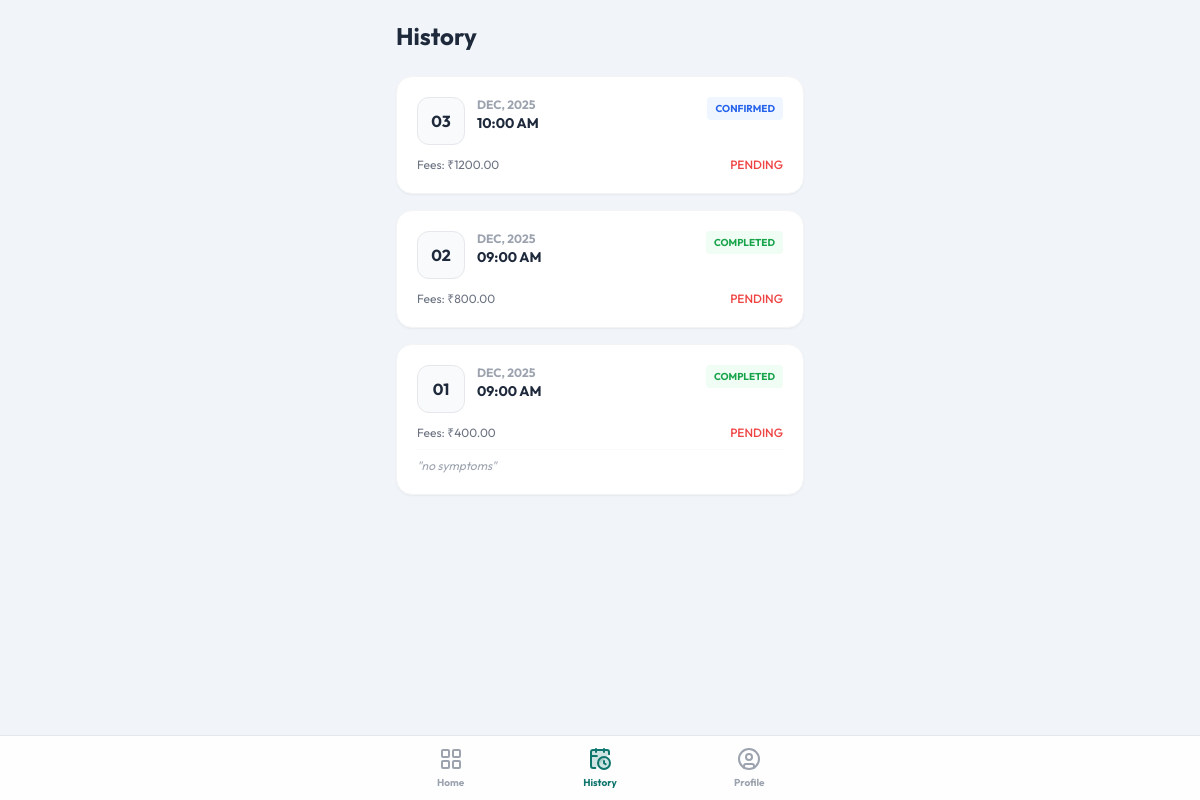
Page /appointments/recent/ (signed in) on the earlier database version.
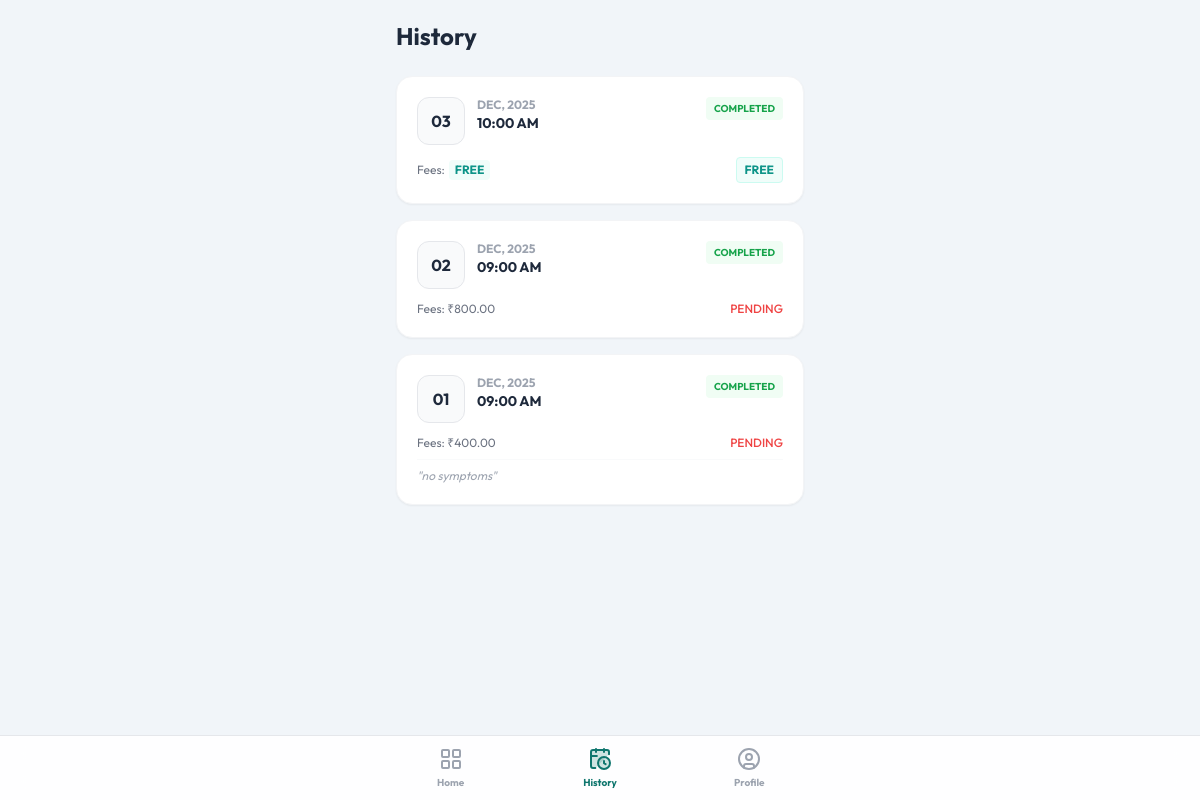
Same page on the later database version.
### appointments/models.py (models this page shows, shortened)
class Appointment(models.Model):
    STATUS_CHOICES = [
        ('PENDING', 'Pending'),
        ('CONFIRMED', 'Confirmed'),
        ('COMPLETED', 'Completed'),
        ('CANCELLED', 'Cancelled'),
    ]
    PAYMENT_STATUS_CHOICES = [
        ('PENDING', 'Pending'),
        ('PAID', 'Paid'),
        ('FAILED', 'Failed'),
    ]
    BOOKING_SOURCE_CHOICES = [
        ('PATIENT', 'Patient'),
        ('DOCTOR', 'Doctor'),
    ]
    patient = models.ForeignKey(Patient, on_delete=models.CASCADE, related_name='appointments')
    slot = models.ForeignKey(DailySlot, on_delete=models.CASCADE, related_name='appointments')
    status = models.CharField(max_length=20, choices=STATUS_CHOICES, default='CONFIRMED') # Default confirmed for patient booking
    payment_status = models.CharField(max_length=20, choices=PAYMENT_STATUS_CHOICES, default='PENDING')
    booking_source = models.CharField(max_length=10, choices=BOOKING_SOURCE_CHOICES, default='PATIENT')
    symptoms = models.TextField(blank=True, null=True)
    fee = models.DecimalField(max_digits=10, decimal_places=2, null=True, blank=True)
    is_free = models.BooleanField(default=False)
    razorpay_order_id = models.CharField(max_length=100, null=True, blank=True)
    razorpay_payment_id = models.CharField(max_length=100, null=True, blank=True)
    razorpay_signature = models.CharField(max_length=200, null=True, blank=True)
    created_at = models.DateTimeField(auto_now_add=True)
    updated_at = models.DateTimeField(auto_now=True)

class DailySlot(models.Model):
    date = models.DateField()
    time = models.TimeField()
    capacity = models.PositiveIntegerField(default=1)
    booked_count = models.PositiveIntegerField(default=0)
    is_active = models.BooleanField(default=True)
    class Meta:
        unique_together = ('date', 'time')
        ordering = ['date', 'time']

### appointments/views.py (the view)
# urls.py: path('recent/', views.recent_appointments, name='recent'),
@login_required
def recent_appointments(request):
    patient = request.user.patient
    history = Appointment.objects.filter(patient=patient).order_by('-slot__date', '-slot__time')
    context = {
        'appointments': history,
        'active_tab': 'recent'
    }
    return render(request, 'appointments/recent.html', context)

### templates/appointments/recent.html
{% extends 'appointments/base_mobile.html' %}
{% block content %}
<div class="p-5 max-w-md mx-auto">
    <h1 class="text-2xl font-bold text-secondary mb-6">History</h1>
    {% if appointments %}
    <div class="space-y-4">
        {% for appt in appointments %}
        <div class="bg-white p-5 rounded-2xl border border-gray-100 shadow-sm opacity-{% if appt.status == 'CANCELLED' %}75{% else %}100{% endif %}">
            <div class="flex justify-between items-start mb-2">
                <div class="flex gap-3">
                    <div class="bg-gray-50 w-12 h-12 rounded-xl flex items-center justify-center text-secondary font-bold border border-gray-200">
                        {{ appt.slot.date|date:"d" }}
                    </div>
                    <div>
                        <p class="text-xs font-bold text-gray-400 uppercase">{{ appt.slot.date|date:"M, Y" }}</p>
                        <p class="text-sm font-bold text-secondary">{{ appt.slot.time|date:"h:i A" }}</p>
                    </div>
                </div>
                {% if appt.status == 'COMPLETED' %}
                    <span class="text-[10px] font-bold bg-green-50 text-green-600 px-2 py-1 rounded">COMPLETED</span>
                {% elif appt.status == 'CANCELLED' %}
                    <span class="text-[10px] font-bold bg-red-50 text-red-600 px-2 py-1 rounded">CANCELLED</span>
                {% elif appt.status == 'CONFIRMED' %}
                    <span class="text-[10px] font-bold bg-blue-50 text-blue-600 px-2 py-1 rounded">CONFIRMED</span>
                {% else %}
                    <span class="text-[10px] font-bold bg-yellow-50 text-yellow-600 px-2 py-1 rounded">PENDING</span>
                {% endif %}
            </div>
            <div class="mt-3 flex justify-between items-center text-xs">
                <span class="text-gray-500 flex items-center gap-1">
                    Fees:
                    {% if appt.is_free %}
                        <span class="text-teal-600 font-bold bg-teal-50 px-1.5 py-0.5 rounded">FREE</span>
                    {% elif appt.fee %}
                        ₹{{ appt.fee }}
                    {% else %}
                        -
                    {% endif %}
                </span>
                {% if appt.is_free %}
                    <span class="font-bold text-teal-600 bg-teal-50 px-2 py-1 rounded border border-teal-100">FREE</span>
                {% else %}
                    <span class="font-medium {% if appt.payment_status == 'PAID' %}text-green-600{% else %}text-red-500{% endif %}">
                        {{ appt.payment_status }}
                    </span>
                {% endif %}
            </div>
            {% if appt.symptoms %}
            <div class="mt-2 pt-2 border-t border-gray-50">
                <p class="text-xs text-gray-400 italic">"{{ appt.symptoms }}"</p>
            </div>
            {% endif %}
        </div>
        {% endfor %}
    </div>
    {% else %}
    <p class="text-center text-gray-400 mt-10">No history found.</p>
    {% endif %}
</div>
{% endblock %}

Differences in the rows shown:
changed Appointment "10:00 AM": fee "1200.00" → (not shown); payment_status "PENDING" → (not shown); status "CONFIRMED" → "COMPLETED"; is_free "₹" → "FREE FREE"
